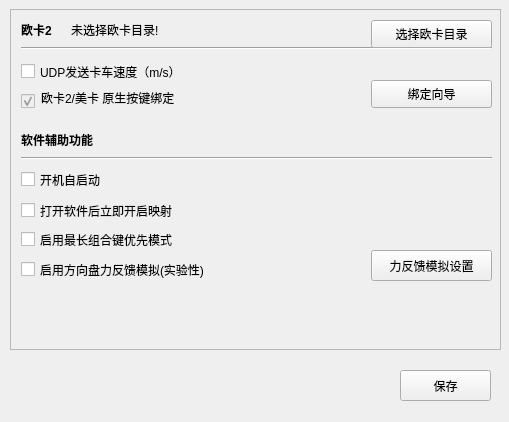
<?xml version="1.0" encoding="UTF-8"?>
<ui version="4.0">
 <class>AssistFuncWindow</class>
 <widget class="QMainWindow" name="AssistFuncWindow">
  <property name="geometry">
   <rect>
    <x>0</x>
    <y>0</y>
    <width>509</width>
    <height>422</height>
   </rect>
  </property>
  <property name="windowTitle">
   <string>MainWindow</string>
  </property>
  <widget class="QWidget" name="centralwidget">
   <widget class="QScrollArea" name="scrollArea">
    <property name="geometry">
     <rect>
      <x>10</x>
      <y>9</y>
      <width>491</width>
      <height>341</height>
     </rect>
    </property>
    <property name="widgetResizable">
     <bool>true</bool>
    </property>
    <widget class="QWidget" name="scrollAreaWidgetContents">
     <property name="geometry">
      <rect>
       <x>0</x>
       <y>0</y>
       <width>489</width>
       <height>339</height>
      </rect>
     </property>
     <widget class="QLabel" name="label">
      <property name="geometry">
       <rect>
        <x>10</x>
        <y>10</y>
        <width>51</width>
        <height>19</height>
       </rect>
      </property>
      <property name="font">
       <font>
        <bold>true</bold>
       </font>
      </property>
      <property name="text">
       <string>欧卡2</string>
      </property>
     </widget>
     <widget class="QCheckBox" name="checkBox">
      <property name="geometry">
       <rect>
        <x>10</x>
        <y>50</y>
        <width>491</width>
        <height>23</height>
       </rect>
      </property>
      <property name="toolTip">
       <string>踩油门将自动解除手刹, 要求手刹的键盘按键为空格键</string>
      </property>
      <property name="text">
       <string>UDP发送卡车速度（m/s）</string>
      </property>
     </widget>
     <widget class="Line" name="line">
      <property name="geometry">
       <rect>
        <x>10</x>
        <y>30</y>
        <width>471</width>
        <height>16</height>
       </rect>
      </property>
      <property name="styleSheet">
       <string notr="true"/>
      </property>
      <property name="orientation">
       <enum>Qt::Orientation::Horizontal</enum>
      </property>
     </widget>
     <widget class="QPushButton" name="pushButton_2">
      <property name="geometry">
       <rect>
        <x>360</x>
        <y>10</y>
        <width>121</width>
        <height>28</height>
       </rect>
      </property>
      <property name="text">
       <string>选择欧卡目录</string>
      </property>
     </widget>
     <widget class="QLabel" name="label_2">
      <property name="geometry">
       <rect>
        <x>60</x>
        <y>10</y>
        <width>301</width>
        <height>19</height>
       </rect>
      </property>
      <property name="text">
       <string>未选择欧卡目录!</string>
      </property>
     </widget>
     <widget class="QCheckBox" name="checkBox_2">
      <property name="geometry">
       <rect>
        <x>10</x>
        <y>190</y>
        <width>471</width>
        <height>21</height>
       </rect>
      </property>
      <property name="text">
       <string>打开软件后立即开启映射</string>
      </property>
     </widget>
     <widget class="QLabel" name="label_3">
      <property name="geometry">
       <rect>
        <x>10</x>
        <y>120</y>
        <width>141</width>
        <height>19</height>
       </rect>
      </property>
      <property name="font">
       <font>
        <bold>true</bold>
       </font>
      </property>
      <property name="text">
       <string>软件辅助功能</string>
      </property>
     </widget>
     <widget class="Line" name="line_2">
      <property name="geometry">
       <rect>
        <x>10</x>
        <y>140</y>
        <width>471</width>
        <height>16</height>
       </rect>
      </property>
      <property name="styleSheet">
       <string notr="true"/>
      </property>
      <property name="orientation">
       <enum>Qt::Orientation::Horizontal</enum>
      </property>
     </widget>
     <widget class="QCheckBox" name="checkBox_3">
      <property name="geometry">
       <rect>
        <x>10</x>
        <y>220</y>
        <width>471</width>
        <height>19</height>
       </rect>
      </property>
      <property name="toolTip">
       <string>组合键按下时只执行组合键映射，不执行对应子键映射</string>
      </property>
      <property name="text">
       <string>启用最长组合键优先模式</string>
      </property>
     </widget>
     <widget class="QCheckBox" name="checkBox_4">
      <property name="geometry">
       <rect>
        <x>10</x>
        <y>250</y>
        <width>341</width>
        <height>19</height>
       </rect>
      </property>
      <property name="toolTip">
       <string>方向盘需支持力反馈功能</string>
      </property>
      <property name="text">
       <string>启用方向盘力反馈模拟(实验性)</string>
      </property>
     </widget>
     <widget class="QPushButton" name="pushButton_3">
      <property name="geometry">
       <rect>
        <x>360</x>
        <y>240</y>
        <width>121</width>
        <height>31</height>
       </rect>
      </property>
      <property name="font">
       <font>
        <pointsize>9</pointsize>
       </font>
      </property>
      <property name="text">
       <string>力反馈模拟设置</string>
      </property>
     </widget>
     <widget class="QCheckBox" name="checkBox_5">
      <property name="geometry">
       <rect>
        <x>10</x>
        <y>160</y>
        <width>341</width>
        <height>19</height>
       </rect>
      </property>
      <property name="toolTip">
       <string>开机后将自动运行本软件</string>
      </property>
      <property name="text">
       <string>开机自启动</string>
      </property>
     </widget>
     <widget class="QLabel" name="label_4">
      <property name="geometry">
       <rect>
        <x>30</x>
        <y>80</y>
        <width>171</width>
        <height>16</height>
       </rect>
      </property>
      <property name="toolTip">
       <string>&lt;html&gt;&lt;head/&gt;&lt;body&gt;&lt;p&gt;&lt;span style=&quot; font-weight:700;&quot;&gt;支持绑定: 转向灯拨杆/雨刮器拨杆/档位开关&lt;/span&gt;&lt;/p&gt;&lt;p&gt;该功能集成自@m-RNA的github项目ETS2-KeyBinder&lt;/p&gt;&lt;p&gt;如需详细讲解视频请在哔哩哔哩搜索用户 m-RNA&lt;/p&gt;&lt;/body&gt;&lt;/html&gt;</string>
      </property>
      <property name="text">
       <string>欧卡2/美卡 原生按键绑定</string>
      </property>
     </widget>
     <widget class="QPushButton" name="pushButton_4">
      <property name="geometry">
       <rect>
        <x>360</x>
        <y>70</y>
        <width>121</width>
        <height>28</height>
       </rect>
      </property>
      <property name="font">
       <font>
        <pointsize>9</pointsize>
       </font>
      </property>
      <property name="text">
       <string>绑定向导</string>
      </property>
     </widget>
     <widget class="QCheckBox" name="checkBox_6">
      <property name="enabled">
       <bool>false</bool>
      </property>
      <property name="geometry">
       <rect>
        <x>10</x>
        <y>80</y>
        <width>16</width>
        <height>23</height>
       </rect>
      </property>
      <property name="text">
       <string/>
      </property>
      <property name="checkable">
       <bool>true</bool>
      </property>
      <property name="checked">
       <bool>true</bool>
      </property>
     </widget>
    </widget>
   </widget>
   <widget class="QPushButton" name="pushButton">
    <property name="geometry">
     <rect>
      <x>400</x>
      <y>370</y>
      <width>91</width>
      <height>31</height>
     </rect>
    </property>
    <property name="text">
     <string>保存</string>
    </property>
   </widget>
  </widget>
 </widget>
 <resources/>
 <connections/>
</ui>
